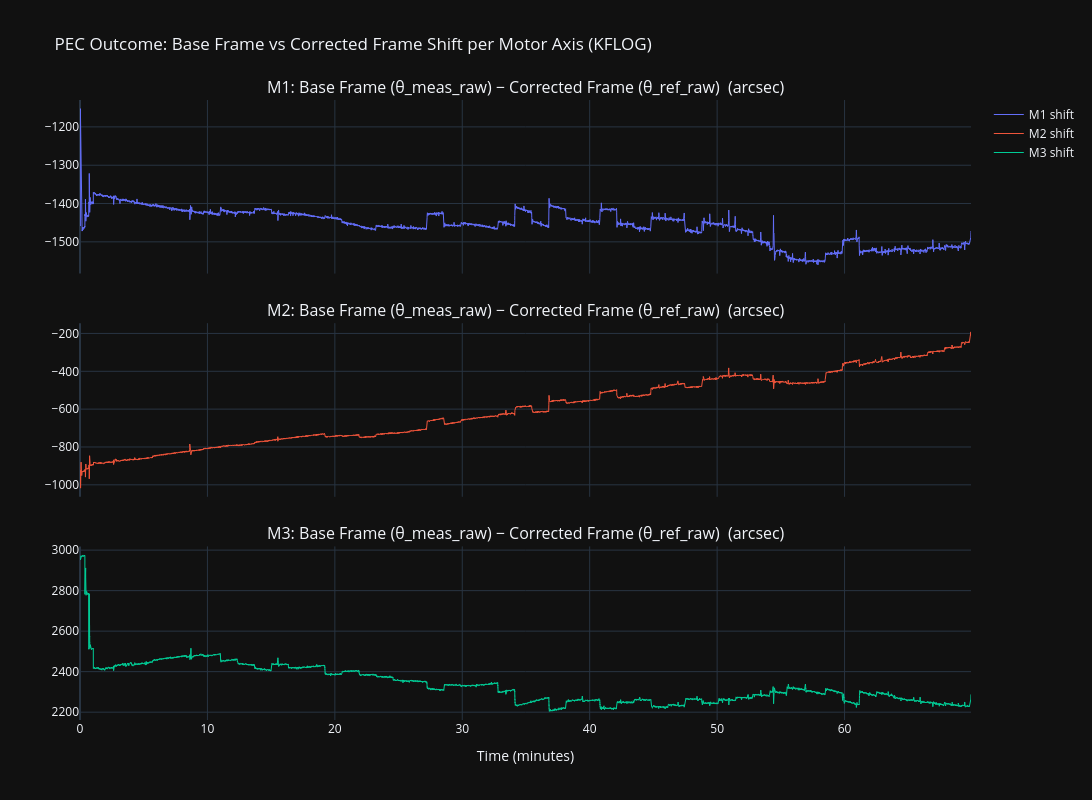

This figure's notebook cell:
### Markdown cell above
## Base vs Corrected Frame Shift (optional -- requires KFLOG)

A second, independent cross-check on the same question, from KFLOG telemetry instead of
PECLOG: `θ_meas_raw` (Base Frame -- the raw, uncorrected motor encoder position) vs
`θ_ref_raw` (Corrected Frame -- the PID's target motor position, which already includes
PEC's feed-forward rate). If PEC is genuinely absorbing the periodic error, this gap should
be a smooth curve, without any many major corrections from the sync-guide events. Any 
sawtooth or sharp jumps in these plots indicates sync-guiding is correcting the mounts
PE or the drivers PE corrections.

KFLOG is gated by `Config.log_position`, independently of PECLOG's `Config.log_pec`, so it
isn't present in every capture -- this section is skipped with a message when it's missing.

### Code cell
# ── Optional: Base Frame vs Corrected Frame shift per motor axis, from KFLOG ───────────────
kf_df, _pid_df_unused = load_kf_pid(log_filenames, log_dir=LOG_DIR)

_AXES = ["M1", "M2", "M3"]
_shift_cols = [f'\u03b8_meas_raw_{i}' for i in (1, 2, 3)] + [f'\u03b8_ref_raw_{i}' for i in (1, 2, 3)]

if not len(kf_df) or not all(c in kf_df.columns for c in _shift_cols):
    print("No KFLOG \u03b8_meas_raw/\u03b8_ref_raw data in this capture -- Base/Corrected frame "
          "shift diagnostic unavailable (needs Config.log_position=true; independent of "
          "Config.log_pec, so this is expected on a lot of PEC-only captures).")
else:
    kf = kf_df.dropna(subset=_shift_cols).sort_values('t_sec').reset_index(drop=True)

    fig = make_subplots(rows=3, cols=1, shared_xaxes=True,
        subplot_titles=[f'{ax}: Base Frame (\u03b8_meas_raw) \u2212 Corrected Frame (\u03b8_ref_raw)  (arcsec)' for ax in _AXES],
        vertical_spacing=0.08)

    print(f"=== Base/Corrected frame shift summary (arcsec, N={len(kf)} KFLOG samples) ===")
    for i, ax in enumerate(_AXES, start=1):
        # wrap into (-180, 180] before converting to arcsec -- these are absolute motor
        # positions, so a raw difference would spuriously jump by ~360deg whenever one side
        # crosses the wrap point the other hasn't yet.
        shift_deg = kf[f'\u03b8_meas_raw_{i}'] - kf[f'\u03b8_ref_raw_{i}']
        shift_arcsec = ((shift_deg + 180) % 360 - 180) * ARCSEC

        fig.add_trace(go.Scatter(x=kf.t_sec / 60, y=shift_arcsec, name=f'{ax} shift',
            mode='lines', line=dict(width=1)), row=i, col=1)

        n = len(shift_arcsec)
        k = max(1, n // 5)
        rms_first = np.sqrt(np.mean(shift_arcsec.values[:k]**2))
        rms_last  = np.sqrt(np.mean(shift_arcsec.values[-k:]**2))
        pct = 100 * (rms_last - rms_first) / rms_first if rms_first != 0 else np.nan
        print(f"{ax}: first {k} samples RMS={rms_first:8.2f}\"   last {k} samples RMS={rms_last:8.2f}\"   "
              f"change={pct:+6.1f}%  ({'improvement' if pct < 0 else 'regression'})")

    fig.update_xaxes(title_text='Time (minutes)', row=3, col=1)
    fig.update_layout(height=800, width=1200, template='plotly_dark',
        title='PEC Outcome: Base Frame vs Corrected Frame Shift per Motor Axis (KFLOG)',
        hovermode='x unified')
    fig.show()

### Figure 1 — Plotly figure (JSON) as saved in the notebook; plotly's stock layout.template omitted (floating-point values rounded to 4 significant figures; data arrays with more than 128 entries replaced by an {"elided": "..."} marker saying what was removed)
{"data": [{"line": {"width": 1}, "mode": "lines", "name": "M1 shift", "type": "scatter", "x": {"elided": "20921 float values"}, "xaxis": "x", "y": {"elided": "20921 float values"}, "yaxis": "y"}, {"line": {"width": 1}, "mode": "lines", "name": "M2 shift", "type": "scatter", "x": {"elided": "20921 float values"}, "xaxis": "x2", "y": {"elided": "20921 float values"}, "yaxis": "y2"}, {"line": {"width": 1}, "mode": "lines", "name": "M3 shift", "type": "scatter", "x": {"elided": "20921 float values"}, "xaxis": "x3", "y": {"elided": "20921 float values"}, "yaxis": "y3"}], "layout": {"annotations": [{"font": {"size": 16}, "showarrow": false, "text": "M1: Base Frame (θ_meas_raw) − Corrected Frame (θ_ref_raw)  (arcsec)", "x": 0.5, "xanchor": "center", "xref": "paper", "y": 1, "yanchor": "bottom", "yref": "paper"}, {"font": {"size": 16}, "showarrow": false, "text": "M2: Base Frame (θ_meas_raw) − Corrected Frame (θ_ref_raw)  (arcsec)", "x": 0.5, "xanchor": "center", "xref": "paper", "y": 0.64, "yanchor": "bottom", "yref": "paper"}, {"font": {"size": 16}, "showarrow": false, "text": "M3: Base Frame (θ_meas_raw) − Corrected Frame (θ_ref_raw)  (arcsec)", "x": 0.5, "xanchor": "center", "xref": "paper", "y": 0.28, "yanchor": "bottom", "yref": "paper"}], "height": 800, "hovermode": "x unified", "title": {"text": "PEC Outcome: Base Frame vs Corrected Frame Shift per Motor Axis (KFLOG)"}, "width": 1200, "xaxis": {"anchor": "y", "domain": [0, 1], "matches": "x3", "showticklabels": false}, "xaxis2": {"anchor": "y2", "domain": [0, 1], "matches": "x3", "showticklabels": false}, "xaxis3": {"anchor": "y3", "domain": [0, 1], "title": {"text": "Time (minutes)"}}, "yaxis": {"anchor": "x", "domain": [0.72, 1]}, "yaxis2": {"anchor": "x2", "domain": [0.36, 0.64]}, "yaxis3": {"anchor": "x3", "domain": [0, 0.28]}}}
